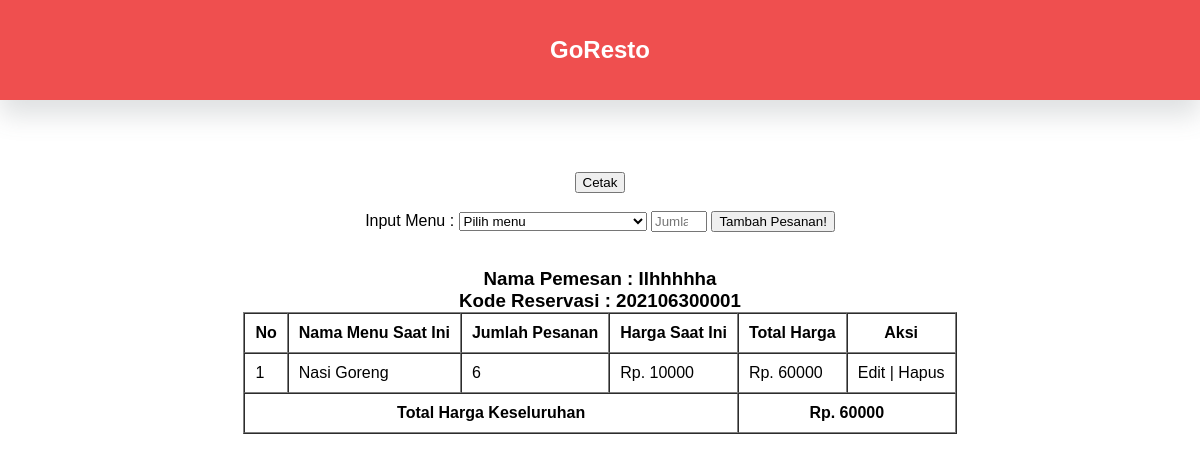
/transaksi.php?kode_reservasi=202106300001, run on the app's committed database.
### tables this page shows
CREATE TABLE `data_reservasi` (
  `kode_reservasi` varchar(50) NOT NULL,
  `nama` varchar(100) NOT NULL,
  `tanggal_daftar` date DEFAULT current_timestamp(),
  `total_harga` int(50) UNSIGNED DEFAULT 0
);

CREATE TABLE `transaksi` (
  `id_transaksi` int(10) UNSIGNED NOT NULL,
  `kode_reservasi` varchar(50) NOT NULL,
  `id_menu` int(10) UNSIGNED NOT NULL,
  `nama_menu_saat_ini` varchar(100) NOT NULL,
  `jumlah_pesanan` int(10) UNSIGNED NOT NULL,
  `harga_saat_ini` int(50) UNSIGNED NOT NULL
);

### transaksi.php (the view, shortened to what this page needs)
<?php
    require "config.php";
    $id = $_GET["kode_reservasi"];
    $queryAmbilDataReservasi = "SELECT * FROM data_reservasi WHERE kode_reservasi = '$id'";
    $objectAmbilDataReservasi = mysqli_query($conn, $queryAmbilDataReservasi);
    $reservasi = mysqli_fetch_assoc($objectAmbilDataReservasi);
    $queryAmbilDataTransaksi = "SELECT id_transaksi, kode_reservasi, data_menu.id_menu, jumlah_pesanan, nama_menu_saat_ini, nama_menu, harga_saat_ini, harga FROM transaksi
    JOIN data_menu ON(transaksi.id_menu = data_menu.id_menu) WHERE kode_reservasi = '$id'
    GROUP BY nama_menu_saat_ini";
    $objectAmbilDataTransaksi = mysqli_query($conn, $queryAmbilDataTransaksi);
    $transaksis = [];
    while( $transaksi = mysqli_fetch_assoc($objectAmbilDataTransaksi) ) {
        $transaksis[] = $transaksi;
    }
?>
<!DOCTYPE html>
<html lang="en">
<head>
    <link rel="stylesheet" href="style.css">
</head>
<body>
    <header id="header">
        <div class="container">
            <center><br><br>
            <h2 class="brand"><a href="index.php">GoResto</a></h2>
                <br><br>
            </center>
        </div>
    </header><br><br><br><br>
    <section id="content">
        <div class="container">
            <center>
            <button type="button" name="cetak" onclick="return window.print();">Cetak</button>
                <br><br>
                <form action="" method="post">
                    <label for="menu">Input Menu : </label>
                    <select name="menu" id="menu" required>
                        <option value="" selected disabled>Pilih menu</option>
                    </select>
                    <input type="number" min="1" max="10" name="jumlah-pesanan" placeholder="Jumlah Pesanan" required>
                    <button type="submit" name="submit">Tambah Pesanan!</button>
                </form>
                <br><br>
                <h3>Nama Pemesan : <?= $reservasi["nama"]; ?></h3>
                <h3>Kode Reservasi : <?= $id; ?></h3>
                <table border="1" cellpadding="10" cellspacing="0">
                    <tr>
                        <th>No</th>
                        <th>Nama Menu Saat Ini</th>
                        <th>Jumlah Pesanan</th>
                        <th>Harga Saat Ini</th>
                        <th>Total Harga</th>
                        <th class="aksi">Aksi</th>
                    </tr>
                    <?php if ( mysqli_num_rows($objectAmbilDataTransaksi) > 0 ) : ?>
                        <?php $i=1; ?>
                        <?php foreach( $transaksis as $transaksi ) : ?>
                            <tr>
                                <td><?= $i++; ?></td>
                                <td><?= $transaksi["nama_menu_saat_ini"]; ?></td>
                                <td><?= $transaksi["jumlah_pesanan"]; ?></td>
                                <td>Rp. <?= $transaksi["harga_saat_ini"]; ?></td>
                                <td>Rp. <?= $totalHarga = $transaksi["harga_saat_ini"] * $transaksi["jumlah_pesanan"]; ?></td>
                                <td class="aksi"><a href="editTransaksi.php?id_transaksi=<?= $transaksi["id_transaksi"]; ?>&kode_reservasi=<?= $id; ?>">Edit</a> | <a href="hapusTransaksi.php?id_transaksi=<?= $transaksi["id_transaksi"]; ?>&kode_reservasi=<?= $id; ?>" onclick="return confirm('Yakin Kawan?')">Hapus</a></td>
                            </tr>
                            <?php $totalHargaSeluruhnya[] = $totalHarga; ?>
                        <?php endforeach; ?>
                        <tr>
                            <th colspan="4" align="center">Total Harga Keseluruhan</th>
                            <th colspan="2" align="center">Rp. <?= $sumTotalHargaSeluruhnya = array_sum($totalHargaSeluruhnya); ?></th>
                        </tr>
                    <?php endif; ?>
                </table>
            </center>
        </div>
    </section>
</body>
</html>

### style.css (style rules this page uses)
* { margin: 0; font-family: sans-serif; text-decoration: none; list-style: none; }
a { color: inherit; }
header { background-color: #EF4F4F; color: white; box-shadow: 0 15px 25px rgba(92,99,105,.2); }

### data on the page
data_reservasi: nama "Ilhhhhha"
transaksi: nama_menu_saat_ini "Nasi Goreng", jumlah_pesanan "6", harga_saat_ini "10000", $totalHarga = $transaksi["harga_saat_ini"] * $transaksi["jumlah_pesanan"] "60000"

### other printed values
$id "202106300001"
$sumTotalHargaSeluruhnya = array_sum($totalHargaSeluruhnya) "60000"
